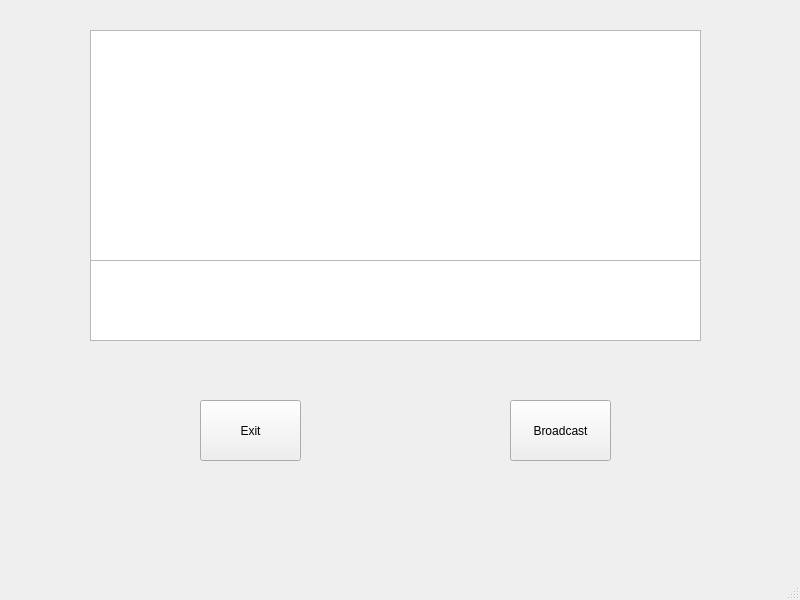
<?xml version="1.0" encoding="UTF-8"?>
<ui version="4.0">
 <class>Sender</class>
 <widget class="QMainWindow" name="Sender">
  <property name="geometry">
   <rect>
    <x>0</x>
    <y>0</y>
    <width>800</width>
    <height>600</height>
   </rect>
  </property>
  <property name="windowTitle">
   <string>Sender</string>
  </property>
  <widget class="QWidget" name="centralwidget">
   <widget class="QPushButton" name="broadcast">
    <property name="geometry">
     <rect>
      <x>510</x>
      <y>400</y>
      <width>101</width>
      <height>61</height>
     </rect>
    </property>
    <property name="text">
     <string>Broadcast</string>
    </property>
   </widget>
   <widget class="QTextEdit" name="communication_window">
    <property name="geometry">
     <rect>
      <x>90</x>
      <y>30</y>
      <width>611</width>
      <height>231</height>
     </rect>
    </property>
   </widget>
   <widget class="QPushButton" name="exit">
    <property name="geometry">
     <rect>
      <x>200</x>
      <y>400</y>
      <width>101</width>
      <height>61</height>
     </rect>
    </property>
    <property name="text">
     <string>Exit</string>
    </property>
   </widget>
   <widget class="QTextEdit" name="send_window">
    <property name="geometry">
     <rect>
      <x>90</x>
      <y>260</y>
      <width>611</width>
      <height>81</height>
     </rect>
    </property>
   </widget>
  </widget>
  <widget class="QMenuBar" name="menubar">
   <property name="geometry">
    <rect>
     <x>0</x>
     <y>0</y>
     <width>800</width>
     <height>22</height>
    </rect>
   </property>
  </widget>
  <widget class="QStatusBar" name="statusbar"/>
 </widget>
 <resources/>
 <connections/>
</ui>
